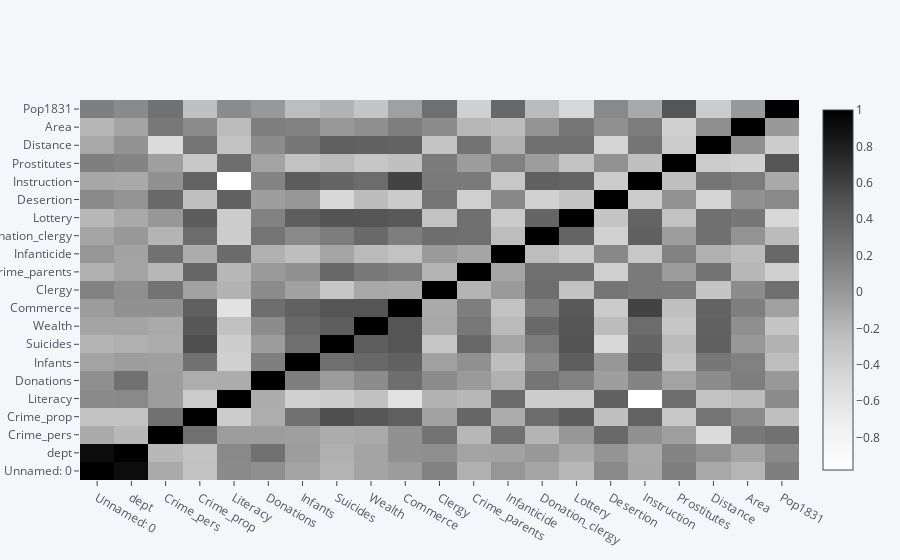

Notebook code for this chart:
### Code cell
dat._get_numeric_data().corr().iplot(kind='heatmap', colorscale='greys')

### Figure 1 — Plotly figure (JSON) as saved in the notebook; plotly's stock layout.template omitted (floating-point values rounded to 4 significant figures; data arrays with more than 128 entries replaced by an {"elided": "..."} marker saying what was removed)
{"data": [{"colorscale": [[0, "rgb(255,255,255)"], [0.125, "rgb(240,240,240)"], [0.25, "rgb(217,217,217)"], [0.375, "rgb(189,189,189)"], [0.5, "rgb(150,150,150)"], [0.625, "rgb(115,115,115)"], [0.75, "rgb(82,82,82)"], [0.875, "rgb(37,37,37)"], [1, "rgb(0,0,0)"]], "type": "heatmap", "uid": "bb15cc8b-5f73-4ccd-850d-21a2fc49ed9f", "x": ["Unnamed: 0", "dept", "Crime_pers", "Crime_prop", "Literacy", "Donations", "Infants", "Suicides", "Wealth", "Commerce", "Clergy", "Crime_parents", "Infanticide", "Donation_clergy", "Lottery", "Desertion", "Instruction", "Prostitutes", "Distance", "Area", "Pop1831"], "y": ["Unnamed: 0", "dept", "Crime_pers", "Crime_prop", "Literacy", "Donations", "Infants", "Suicides", "Wealth", "Commerce", "Clergy", "Crime_parents", "Infanticide", "Donation_clergy", "Lottery", "Desertion", "Instruction", "Prostitutes", "Distance", "Area", "Pop1831"], "z": {"elided": "21x21 float values"}, "zmax": 1, "zmin": -0.9779}], "layout": {"legend": {"bgcolor": "#F5F6F9", "font": {"color": "#4D5663"}}, "paper_bgcolor": "#F5F6F9", "plot_bgcolor": "#F5F6F9", "title": {"font": {"color": "#4D5663"}}, "xaxis": {"gridcolor": "#E1E5ED", "showgrid": true, "tickfont": {"color": "#4D5663"}, "title": {"font": {"color": "#4D5663"}, "text": ""}, "zerolinecolor": "#E1E5ED"}, "yaxis": {"gridcolor": "#E1E5ED", "showgrid": true, "tickfont": {"color": "#4D5663"}, "title": {"font": {"color": "#4D5663"}, "text": ""}, "zerolinecolor": "#E1E5ED"}}}
